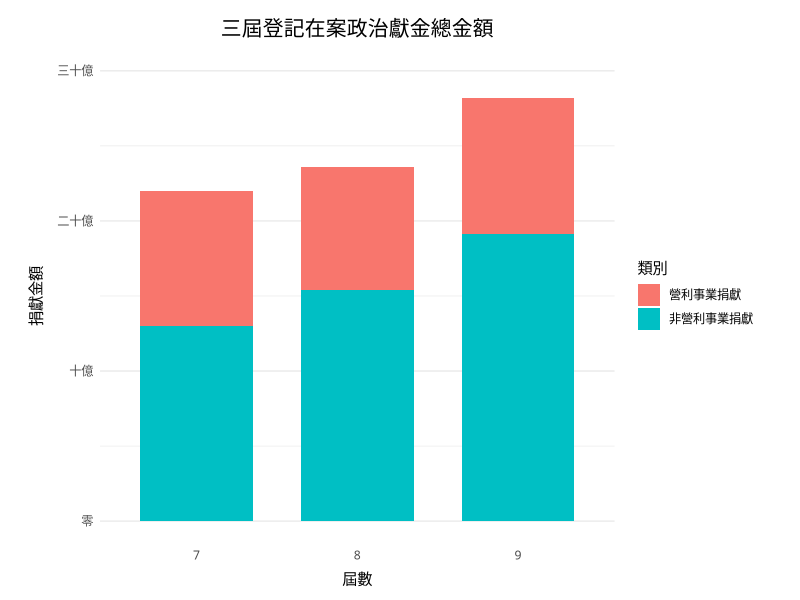
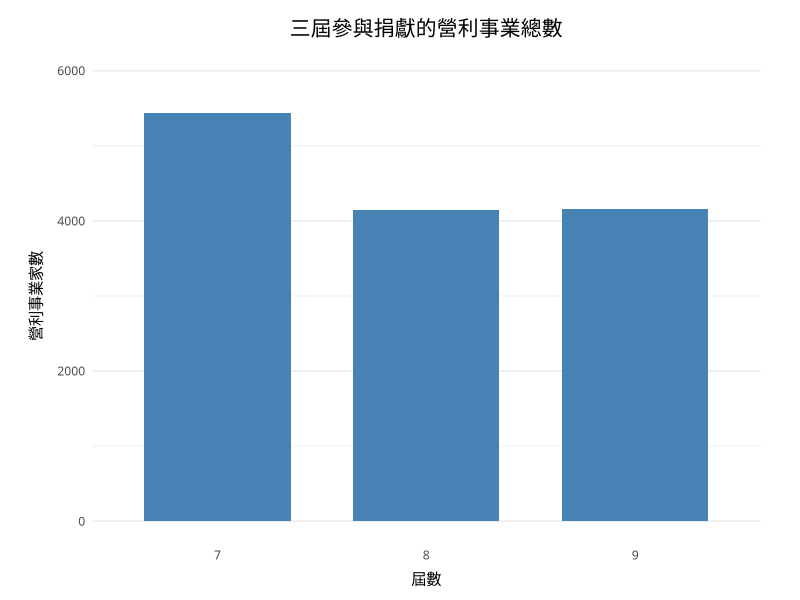
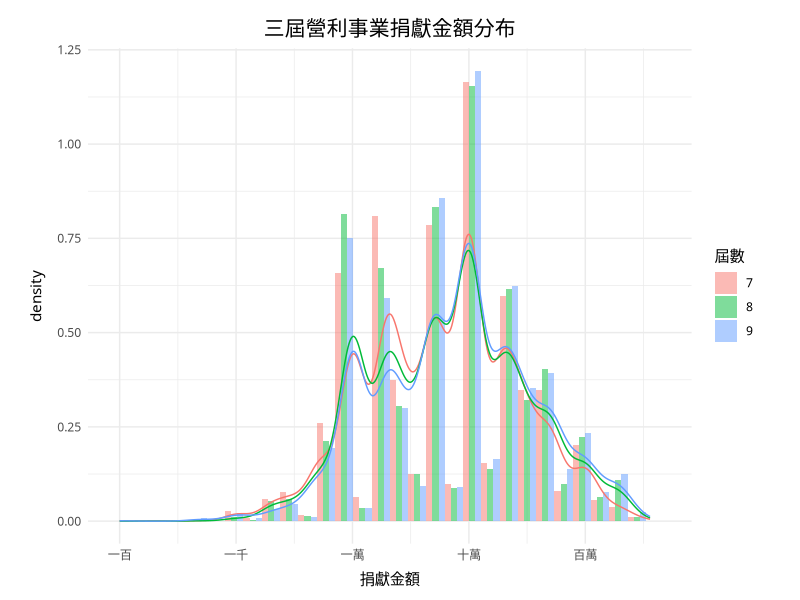
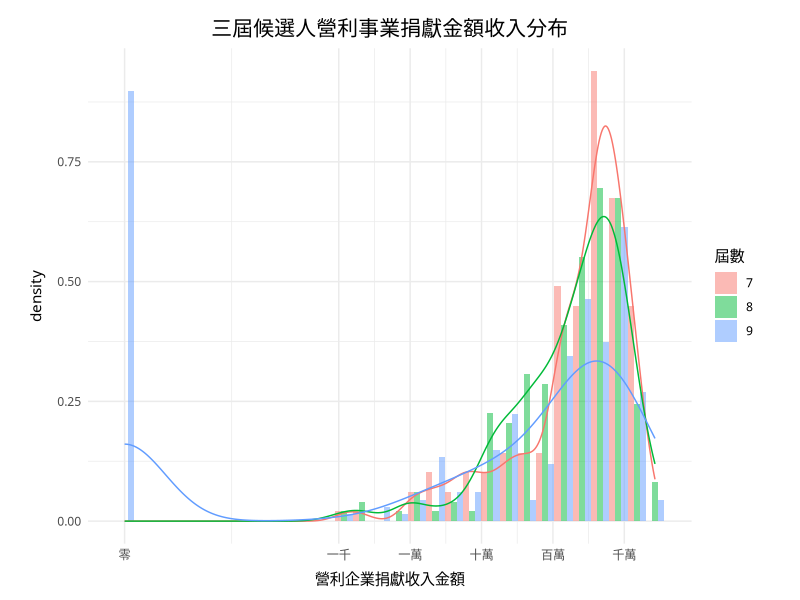
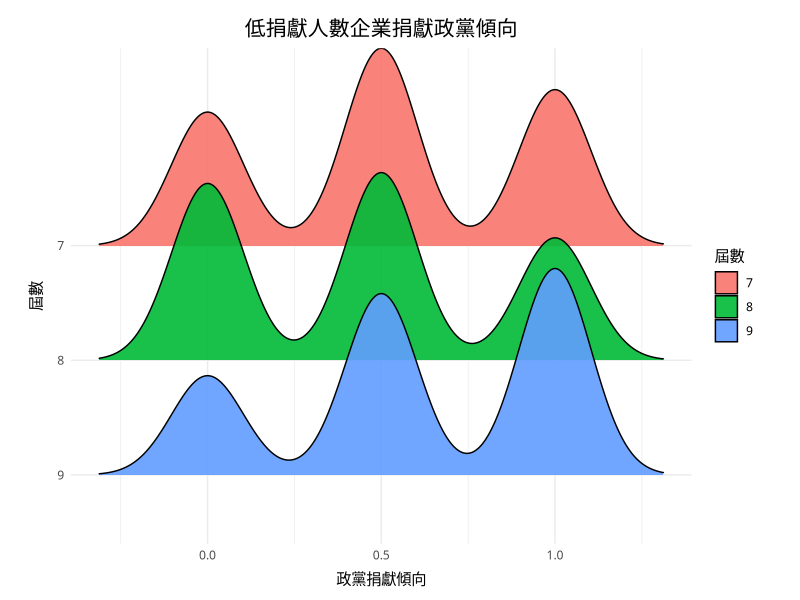
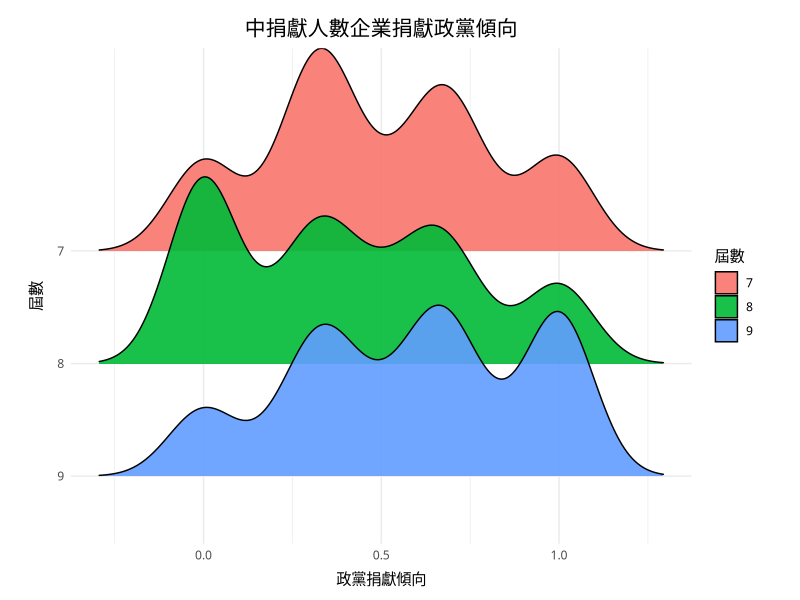
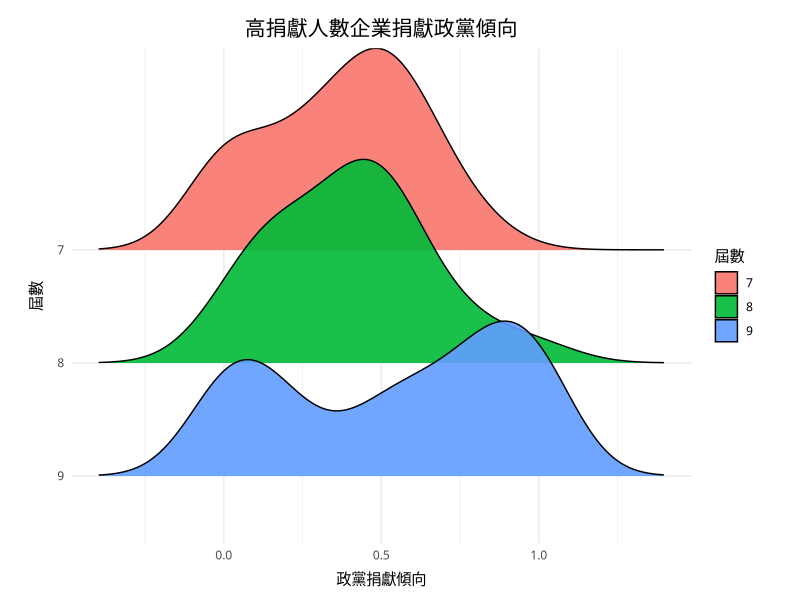
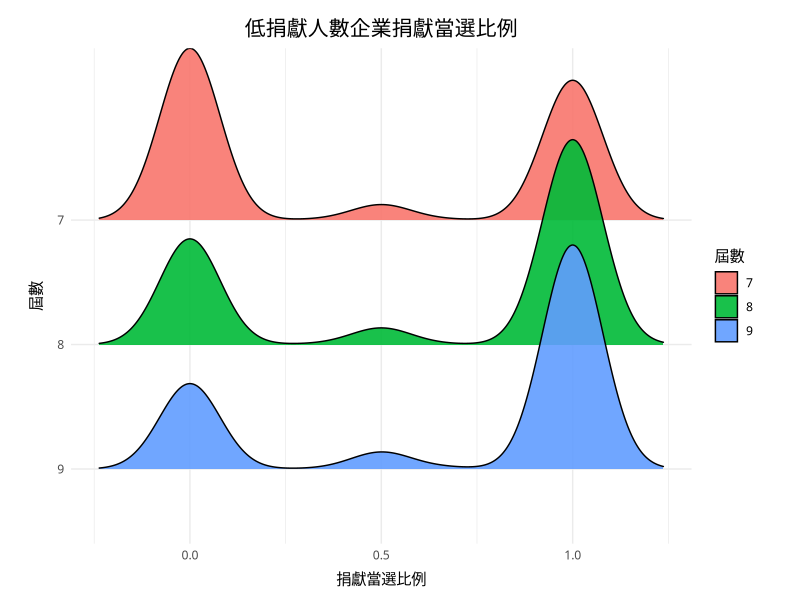

Write the R code that produced these figures, in order.
## ---- chunk 1
library(tidyverse)
library(ggplot2)
library(lubridate)
library(ggridges)
options(stringsAsFactors = FALSE)
basic_theme <- function() {
  theme_minimal() +
  theme(plot.title = element_text(hjust = 0.5, size = 15),
        plot.subtitle = element_text(hjust = 0.5, size = 12),
        plot.margin = unit(c(5, 10, 5, 10), "mm"),
        axis.title.x = element_text(vjust = -1),
        axis.title.y = element_text(vjust = 3),
        text = element_text(family = "PingFangTC-Regular"))
}
## ---- chunk 2
per16 <- read.csv("dataset/2016/A05_basic_all.csv", header = TRUE, sep = ",")
don16 <- read.csv("dataset/2016/A02_company_all_public.csv", header = TRUE, sep = ",")
per12 <- read.csv("dataset/2012/A15_basicall_8.csv", header = TRUE, sep = ",")
don12 <- read.csv("dataset/2012/political_donation_8_od.csv", header = TRUE, sep = ",")
per08 <- read.csv("dataset/2008/A16_basicall_7.csv", header = TRUE, sep = ",")
don08 <- read.csv("dataset/2008/political_donation_7_od.csv", header = TRUE, sep = ",")

don16 <- don16 %>%
  select(-推薦政黨, -當選註記, -序號, -收支科目, -支出金額, -金錢類, -P) %>%
  rename(姓名 = 候選人) %>%
  mutate(統一編號 = as.character(統一編號), 屆數 = "9")
don12 <- don12 %>%
  select(-收支科目, -填答數, -其他) %>%
  rename(統一編號 = 身份證.統一編) %>%
  mutate(統一編號 = as.character(統一編號), 屆數 = as.character(屆數))
don08 <- don08 %>%
  select(-填答數, -其他) %>%
  rename(統一編號 = 身份證.統一編) %>%
  mutate(屆數 = as.character(屆數))

donation <- bind_rows(bind_rows(don08, don12), don16)
donation <- donation %>%
  rename(捐贈企業 = 捐贈者.支出對象, 捐贈金額 = 收入金額) %>%
  mutate(交易日期 = as.Date(.$交易日期, format = "%Y/%m/%d") %m+% years(1911))

per08 <- cbind(per08, 屆數 = "7")
per12 <- cbind(per12, 屆數 = "8")
per16 <- per16 %>% mutate(屆數 = "9") %>%
  select(-3, -9, -12, -15, -17, -19, -21, -23, -25, -26, -27) %>% 
  mutate_at(vars(11:16), funs(as.integer(gsub("," , "", .))))

person <- bind_rows(bind_rows(per08, per12), per16)
person <- mutate(person, 得票率 = as.integer(gsub("%", "", person$得票率)) / 100)
## ---- chunk 3
donation_cat <- person %>%
  mutate(非營利事業捐贈收入 = 總收入 - 營利事業捐贈收入) %>%
  group_by(屆數) %>%
  summarise(營利事業捐獻 = sum(營利事業捐贈收入), 非營利事業捐獻 = sum(非營利事業捐贈收入)) %>%
  gather(類別, 捐獻金額, 營利事業捐獻, 非營利事業捐獻)

ggplot(donation_cat, aes(x = 屆數, y = 捐獻金額, fill = 類別)) +
  geom_bar(stat = "identity", width = 0.7) +
  labs(x = "屆數", y = "捐獻金額",
       title = "三屆登記在案政治獻金總金額") +
  scale_y_continuous(limits = c(0, 3e+09),
                     labels = c("零", "十億", "二十億", "三十億"),
                     breaks = c(0e+00, 1e+09, 2e+09, 3e+09)) +
  scale_fill_discrete(name = "類別") +
  basic_theme() +
  theme(panel.grid.major.x = element_blank())
## ---- chunk 4
donation_company_num <- donation %>%
  group_by(屆數, 捐贈企業) %>%
  count(屆數, 捐贈企業)

ggplot(donation_company_num, aes(x = 屆數)) +
  geom_bar(width = 0.7, fill = "steelblue") +
  scale_y_continuous(limits = c(0, 6000)) +
  labs(x = "屆數", y = "營利事業家數",
       title = "三屆參與捐獻的營利事業總數") +
  basic_theme() +
  theme(panel.grid.major.x = element_blank())
## ---- chunk 5
donation_distribution <- donation %>%
  group_by(屆數, 捐贈企業) %>%
  summarise(整體金額 = sum(捐贈金額))

ggplot(donation_distribution, aes(x = 整體金額)) +
  geom_histogram(aes(y= ..density.., fill = 屆數), position = "dodge", alpha = 0.5) +
  geom_density(aes(color = 屆數), show.legend = FALSE) +
  labs(x = "捐獻金額", y = "density",
       title = "三屆營利事業捐獻金額分布") +
  scale_x_log10(labels = c("一百", "一千", "一萬", "十萬", "百萬", "千萬"),
                breaks = c(1e+02, 1e+03, 1e+04, 1e+05, 1e+06, 1e+07)) +
  scale_fill_discrete(name = "屆數") +
  basic_theme()
## ---- chunk 6
person_distribution <- mutate(person, 營利事業捐贈收入 = ifelse(營利事業捐贈收入 == 0, 1, 營利事業捐贈收入))

ggplot(person_distribution, aes(x = 營利事業捐贈收入)) +
  geom_histogram(aes(y = ..density.., fill = 屆數), position = "dodge", alpha = 0.5) +
  geom_density(aes(color = 屆數), show.legend = FALSE) +
  labs(x = "營利企業捐獻收入金額", y = "density",
       title = "三屆候選人營利事業捐獻金額收入分布") +
  scale_x_log10(labels = c("零", "一千", "一萬", "十萬", "百萬", "千萬"),
                breaks = c(1e+00, 1e+03, 1e+04, 1e+05, 1e+06, 1e+07)) +
  scale_fill_discrete(name = "屆數") +
  basic_theme()
## ---- chunk 7
business_cat_political <- donation %>%
  distinct(屆數, 姓名, 捐贈企業) %>%
  left_join(person, by = c("姓名", "屆數")) %>%
  filter(推薦政黨 %in% c("民主進步黨", "中國國民黨")) %>%
  group_by(屆數, 捐贈企業) %>%
  count(捐贈企業) %>%
  filter(n > 1) %>% 
  mutate(捐獻人數 = ifelse(n >= 1 & n <= 2, "低捐獻人數",
                    ifelse(n >= 3 & n <= 5, "中捐獻人數", "高捐獻人數"))) %>%
  rename(總捐獻人數 = n)

donation_political <- donation %>%
  distinct(屆數, 姓名, 捐贈企業) %>%
  left_join(person, by = c("姓名", "屆數")) %>%
  filter(推薦政黨 %in% c("民主進步黨", "中國國民黨")) %>%
  group_by(屆數, 捐贈企業, 推薦政黨) %>%
  count(捐贈企業) %>% 
  ungroup() %>%
  inner_join(business_cat_political, by = c("捐贈企業", "屆數")) %>%
  mutate(政黨值 = ifelse(推薦政黨 == "民主進步黨", n, 0),
         屆數 = factor(屆數, levels = c("7", "8", "9")))
## ---- chunk 8
donation_political_low <- donation_political %>%
  filter(捐獻人數 == "低捐獻人數") %>%
  group_by(屆數, 捐贈企業, 總捐獻人數) %>%
  summarise(捐獻分數 = sum(政黨值)) %>%
  mutate(政黨捐獻傾向 = 捐獻分數 / 總捐獻人數)

ggplot(donation_political_low, aes(x = 政黨捐獻傾向, y = 屆數, fill = 屆數)) +
  geom_density_ridges(alpha = 0.9) +
  labs(x = "政黨捐獻傾向", y = "屆數",
       title = "低捐獻人數企業捐獻政黨傾向") +
  scale_fill_discrete(name = "屆數") +
  scale_y_discrete(limits = rev(levels(donation_political_low$屆數))) +
  basic_theme()
## ---- chunk 9
donation_political_medium <- donation_political %>%
  filter(捐獻人數 == "中捐獻人數") %>%
  group_by(屆數, 捐贈企業, 總捐獻人數) %>%
  summarise(捐獻分數 = sum(政黨值)) %>%
  mutate(政黨捐獻傾向 = 捐獻分數 / 總捐獻人數)

ggplot(donation_political_medium, aes(x = 政黨捐獻傾向, y = 屆數, fill = 屆數)) +
  geom_density_ridges(alpha = 0.9) +
  labs(x = "政黨捐獻傾向", y = "屆數",
       title = "中捐獻人數企業捐獻政黨傾向") +
  scale_fill_discrete(name = "屆數") +
  scale_y_discrete(limits = rev(levels(donation_political_medium$屆數))) +
  basic_theme()
## ---- chunk 10
donation_political_high <- donation_political %>%
  filter(捐獻人數 == "高捐獻人數") %>%
  group_by(屆數, 捐贈企業, 總捐獻人數) %>%
  summarise(捐獻分數 = sum(政黨值)) %>%
  mutate(政黨捐獻傾向 = 捐獻分數 / 總捐獻人數)

ggplot(donation_political_high, aes(x = 政黨捐獻傾向, y = 屆數, fill = 屆數)) +
  geom_density_ridges(alpha = 0.9) +
  labs(x = "政黨捐獻傾向", y = "屆數",
       title = "高捐獻人數企業捐獻政黨傾向") +
  scale_fill_discrete(name = "屆數") +
  scale_y_discrete(limits = rev(levels(donation_political_high$屆數))) +
  basic_theme()
## ---- chunk 11
business_cat_winning <- donation %>%
  distinct(屆數, 姓名, 捐贈企業) %>%
  left_join(person, by = c("姓名", "屆數")) %>%
  filter(推薦政黨 %in% c("民主進步黨", "中國國民黨")) %>%
  group_by(屆數, 捐贈企業) %>%
  count(捐贈企業) %>%
  mutate(捐獻人數 = ifelse(n >= 1 & n <= 2, "低捐獻人數",
                    ifelse(n >= 3 & n <= 5, "中捐獻人數", "高捐獻人數"))) %>%
  rename(總捐獻人數 = n)

donation_winning <- donation %>%
  distinct(屆數, 姓名, 捐贈企業) %>%
  inner_join(person, by = c("姓名", "屆數")) %>%
  group_by(捐贈企業, 當選註記) %>%
  count(屆數, 捐贈企業) %>%
  inner_join(business_cat_winning, by = c("捐贈企業", "屆數")) %>%
  mutate(value = ifelse(當選註記 == "*", n, 0),
         屆數 = factor(屆數, levels = c("7", "8", "9")))
## ---- chunk 12
donation_winning_low <- donation_winning %>%
  filter(捐獻人數 == "低捐獻人數") %>%
  group_by(屆數, 捐贈企業) %>%
  summarise(捐獻當選比例 = sum(value) / sum(n))

ggplot(donation_winning_low, aes(x = 捐獻當選比例, y = 屆數, fill = 屆數)) +
  geom_density_ridges(alpha = 0.9) +
  labs(x = "捐獻當選比例", y = "屆數",
       title = "低捐獻人數企業捐獻當選比例") +
  scale_x_continuous(breaks = c(0, 0.5, 1)) +
  scale_fill_discrete(name = "屆數") +
  scale_y_discrete(limits = rev(levels(donation_political_high$屆數))) +
  basic_theme()
## ---- chunk 13
donation_winning_medium <- donation_winning %>%
  filter(捐獻人數 == "中捐獻人數") %>%
  group_by(屆數, 捐贈企業) %>%
  summarise(捐獻當選比例 = sum(value) / sum(n))

ggplot(donation_winning_medium, aes(x = 捐獻當選比例, y = 屆數, fill = 屆數)) +
  geom_density_ridges(alpha = 0.9) +
  labs(x = "捐獻當選比例", y = "屆數",
       title = "中捐獻人數企業捐獻當選比例") +
  scale_x_continuous(breaks = c(0, 0.5, 1)) +
  scale_fill_discrete(name = "屆數") +
  scale_y_discrete(limits = rev(levels(donation_winning_medium$屆數))) +
  basic_theme()
## ---- chunk 14
donation_winning_high <- donation_winning %>%
  filter(捐獻人數 == "高捐獻人數") %>%
  group_by(屆數, 捐贈企業) %>%
  summarise(捐獻當選比例 = sum(value) / sum(n))

ggplot(donation_winning_high, aes(x = 捐獻當選比例, y = 屆數, fill = 屆數)) +
  geom_density_ridges(alpha = 0.9) +
  labs(x = "捐獻當選比例", y = "屆數",
       title = "高捐獻人數企業捐獻當選比例") +
  scale_x_continuous(breaks = c(0, 0.5, 1)) +
  scale_fill_discrete(name = "屆數") +
  scale_y_discrete(limits = rev(levels(donation_winning_high$屆數))) +
  basic_theme()
## ---- chunk 15
donate_three <- donation %>%
  distinct(屆數,  捐贈企業) %>%
  group_by(捐贈企業) %>%
  count(捐贈企業) %>%
  filter(n == 3)

donate_three_kuo <- donation %>%
  filter(捐贈企業 %in% donate_three$捐贈企業) %>%
  inner_join(person %>% select(姓名, 屆數, 推薦政黨), by = c("姓名", "屆數")) %>%
  mutate(value = case_when(推薦政黨 == "中國國民黨" ~ 0, TRUE ~ 1)) %>%
  group_by(屆數, 捐贈企業) %>%
  summarise(all_value = sum(value)) %>%
  group_by(捐贈企業) %>%
  summarise(kuo = sum(all_value)) %>%
  filter(kuo == 0)

donate_three_min <- donation %>%
  filter(捐贈企業 %in% donate_three$捐贈企業) %>%
  inner_join(person %>% select(姓名, 屆數, 推薦政黨), by = c("姓名", "屆數")) %>%
  mutate(value = case_when(推薦政黨 == "民主進步黨" ~ 0, TRUE ~ 1)) %>%
  group_by(屆數, 捐贈企業) %>%
  summarise(all_value = sum(value)) %>%
  group_by(捐贈企業) %>%
  summarise(min = sum(all_value)) %>%
  filter(min == 0)
## ---- chunk 16
donate_three_kuomin <- donation %>%
  filter(捐贈企業 %in% c(donate_three_kuo$捐贈企業, donate_three_min$捐贈企業)) %>%
  mutate(政黨 = case_when(捐贈企業 %in% donate_three_kuo$捐贈企業 ~ "國民黨",
                           TRUE ~ "民進黨")) %>%
  group_by(屆數, 政黨) %>%
  summarise(all = sum(捐贈金額))

ggplot(donate_three_kuomin) +
  aes(x = 屆數, y = all, fill = 政黨) +
  geom_bar(stat = "identity", position = "dodge") +
  labs(x = "屆數", y = "捐獻金額",
       title = "三屆國民兩黨營利事業捐獻基本盤總金額") +
  basic_theme() +
  scale_y_continuous(labels = c("零", "五百萬", "一千萬", "一千五百萬", "兩千萬"),
                     breaks = c(0e+00, 5e+06, 1e+07, 1.5e+07, 2e+07)) +
  scale_fill_manual(values=c("#3399CC", "#99CC33")) +
  theme(panel.grid.major.x = element_blank())
## ---- chunk 17
donation_top_kuo <- donation %>% 
  filter(捐贈企業 %in% donate_three_kuo$捐贈企業) %>%
  group_by(捐贈企業) %>%
  summarise(all = sum(捐贈金額)) %>%
  arrange(desc(all)) %>%
  head(10)

ggplot(donation_top_kuo) +
  aes(x = reorder(捐贈企業, all), y = all) +
  geom_bar(stat = "identity", fill = "#3399CC") +
  labs(x = "企業名稱", y = "捐獻總金額",
       title = "國民黨營利事業捐獻基本盤總金額") +
  scale_y_continuous(labels = c("零", "兩百萬", "四千萬", "六百萬"),
                     breaks = c(0e+00, 2e+06, 4e+06, 6e+06)) +
  coord_flip() +
  basic_theme() +
  theme(panel.grid.major.y = element_blank())
## ---- chunk 18
donation_top_min <- donation %>% 
  filter(捐贈企業 %in% donate_three_min$捐贈企業) %>%
  group_by(捐贈企業) %>%
  summarise(all = sum(捐贈金額)) %>%
  arrange(desc(all)) %>%
  head(10)

ggplot(donation_top_min) +
  aes(x = reorder(捐贈企業, all), y = all) +
  geom_bar(stat = "identity", fill = "#99CC33") +
  labs(x = "企業名稱", y = "捐獻總金額",
       title = "民進黨營利事業捐獻基本盤總金額") +
  scale_y_continuous(limits = c(0, 6000000),
                     labels = c("零", "兩百萬", "四千萬", "六百萬"),
                     breaks = c(0e+00, 2e+06, 4e+06, 6e+06)) +
  coord_flip() +
  basic_theme() +
  theme(panel.grid.major.y = element_blank())
